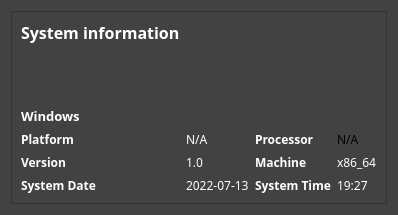
            <widget class="QWidget" name="system_page">
             <property name="styleSheet">
              <string notr="true">background-color: rgb(66, 66, 66);</string>
             </property>
             <layout class="QVBoxLayout" name="verticalLayout_7">
              <item>
               <widget class="QFrame" name="frame_2">
                <property name="frameShape">
                 <enum>QFrame::StyledPanel</enum>
                </property>
                <property name="frameShadow">
                 <enum>QFrame::Raised</enum>
                </property>
                <layout class="QGridLayout" name="gridLayout_3">
                 <item row="4" column="0" alignment="Qt::AlignLeft">
                  <widget class="QLabel" name="label_22">
                   <property name="font">
                    <font>
                     <family>Lucida Sans</family>
                     <weight>75</weight>
                     <bold>true</bold>
                    </font>
                   </property>
                   <property name="text">
                    <string>&lt;html&gt;&lt;head/&gt;&lt;body&gt;&lt;p&gt;&lt;span style=&quot; color:#ffffff;&quot;&gt;System Date&lt;/span&gt;&lt;/p&gt;&lt;/body&gt;&lt;/html&gt;</string>
                   </property>
                  </widget>
                 </item>
                 <item row="4" column="1">
                  <widget class="QLabel" name="system_date">
                   <property name="font">
                    <font>
                     <family>Lucida Sans</family>
                    </font>
                   </property>
                   <property name="text">
                    <string>&lt;html&gt;&lt;head/&gt;&lt;body&gt;&lt;p&gt;&lt;span style=&quot; color:#ffffff;&quot;&gt;2022-07-13&lt;/span&gt;&lt;/p&gt;&lt;/body&gt;&lt;/html&gt;</string>
                   </property>
                  </widget>
                 </item>
                 <item row="4" column="3">
                  <widget class="QLabel" name="system_time">
                   <property name="font">
                    <font>
                     <family>Lucida Sans</family>
                    </font>
                   </property>
                   <property name="text">
                    <string>&lt;html&gt;&lt;head/&gt;&lt;body&gt;&lt;p&gt;&lt;span style=&quot; color:#ffffff;&quot;&gt;19:27&lt;/span&gt;&lt;/p&gt;&lt;/body&gt;&lt;/html&gt;</string>
                   </property>
                  </widget>
                 </item>
                 <item row="1" column="0" alignment="Qt::AlignTop">
                  <widget class="QLabel" name="system_system">
                   <property name="font">
                    <font>
                     <family>Lucida Sans</family>
                     <pointsize>10</pointsize>
                     <weight>75</weight>
                     <bold>true</bold>
                    </font>
                   </property>
                   <property name="text">
                    <string>&lt;html&gt;&lt;head/&gt;&lt;body&gt;&lt;p&gt;&lt;span style=&quot; font-size:10pt; color:#ffffff;&quot;&gt;Windows&lt;/span&gt;&lt;/p&gt;&lt;/body&gt;&lt;/html&gt;</string>
                   </property>
                  </widget>
                 </item>
                 <item row="0" column="0" alignment="Qt::AlignBottom">
                  <widget class="QLabel" name="label_15">
                   <property name="font">
                    <font>
                     <family>Lucida Sans</family>
                     <pointsize>12</pointsize>
                     <weight>75</weight>
                     <bold>true</bold>
                    </font>
                   </property>
                   <property name="text">
                    <string>&lt;html&gt;&lt;head/&gt;&lt;body&gt;&lt;p&gt;&lt;span style=&quot; color:#ffffff;&quot;&gt;System information&lt;/span&gt;&lt;/p&gt;&lt;p&gt;&lt;br/&gt;&lt;/p&gt;&lt;/body&gt;&lt;/html&gt;</string>
                   </property>
                  </widget>
                 </item>
                 <item row="2" column="0" alignment="Qt::AlignLeft">
                  <widget class="QLabel" name="label_14">
                   <property name="font">
                    <font>
                     <family>Lucida Sans</family>
                     <weight>75</weight>
                     <bold>true</bold>
                    </font>
                   </property>
                   <property name="text">
                    <string>&lt;html&gt;&lt;head/&gt;&lt;body&gt;&lt;p&gt;&lt;span style=&quot; color:#ffffff;&quot;&gt;Platform&lt;/span&gt;&lt;/p&gt;&lt;/body&gt;&lt;/html&gt;</string>
                   </property>
                  </widget>
                 </item>
                 <item row="3" column="0" alignment="Qt::AlignLeft">
                  <widget class="QLabel" name="label_17">
                   <property name="font">
                    <font>
                     <family>Lucida Sans</family>
                     <weight>75</weight>
                     <bold>true</bold>
                    </font>
                   </property>
                   <property name="text">
                    <string>&lt;html&gt;&lt;head/&gt;&lt;body&gt;&lt;p&gt;&lt;span style=&quot; color:#ffffff;&quot;&gt;Version&lt;/span&gt;&lt;/p&gt;&lt;/body&gt;&lt;/html&gt;</string>
                   </property>
                  </widget>
                 </item>
                 <item row="4" column="2">
                  <widget class="QLabel" name="label_33">
                   <property name="font">
                    <font>
                     <family>Lucida Sans</family>
                     <weight>75</weight>
                     <bold>true</bold>
                    </font>
                   </property>
                   <property name="text">
                    <string>&lt;html&gt;&lt;head/&gt;&lt;body&gt;&lt;p&gt;&lt;span style=&quot; color:#ffffff;&quot;&gt;System Time&lt;/span&gt;&lt;/p&gt;&lt;/body&gt;&lt;/html&gt;</string>
                   </property>
                  </widget>
                 </item>
                 <item row="3" column="1">
                  <widget class="QLabel" name="system_version">
                   <property name="font">
                    <font>
                     <family>Lucida Sans</family>
                    </font>
                   </property>
                   <property name="text">
                    <string>&lt;html&gt;&lt;head/&gt;&lt;body&gt;&lt;p&gt;&lt;span style=&quot; color:#ffffff;&quot;&gt;1.0&lt;/span&gt;&lt;/p&gt;&lt;/body&gt;&lt;/html&gt;</string>
                   </property>
                  </widget>
                 </item>
                 <item row="3" column="3">
                  <widget class="QLabel" name="system_machine">
                   <property name="font">
                    <font>
                     <family>Lucida Sans</family>
                    </font>
                   </property>
                   <property name="text">
                    <string>&lt;html&gt;&lt;head/&gt;&lt;body&gt;&lt;p&gt;&lt;span style=&quot; color:#ffffff;&quot;&gt;x86_64&lt;/span&gt;&lt;/p&gt;&lt;/body&gt;&lt;/html&gt;</string>
                   </property>
                  </widget>
                 </item>
                 <item row="2" column="2">
                  <widget class="QLabel" name="label_31">
                   <property name="font">
                    <font>
                     <family>Lucida Sans</family>
                     <weight>75</weight>
                     <bold>true</bold>
                    </font>
                   </property>
                   <property name="text">
                    <string>&lt;html&gt;&lt;head/&gt;&lt;body&gt;&lt;p&gt;&lt;span style=&quot; color:#ffffff;&quot;&gt;Processor&lt;/span&gt;&lt;/p&gt;&lt;/body&gt;&lt;/html&gt;</string>
                   </property>
                  </widget>
                 </item>
                 <item row="2" column="1" alignment="Qt::AlignLeft">
                  <widget class="QLabel" name="system_platform">
                   <property name="font">
                    <font>
                     <family>Lucida Sans</family>
                    </font>
                   </property>
                   <property name="text">
                    <string>&lt;html&gt;&lt;head/&gt;&lt;body&gt;&lt;p&gt;&lt;span style=&quot; color:#ffffff;&quot;&gt;N/A&lt;/span&gt;&lt;/p&gt;&lt;/body&gt;&lt;/html&gt;</string>
                   </property>
                  </widget>
                 </item>
                 <item row="3" column="2">
                  <widget class="QLabel" name="label_32">
                   <property name="font">
                    <font>
                     <family>Lucida Sans</family>
                     <weight>75</weight>
                     <bold>true</bold>
                    </font>
                   </property>
                   <property name="text">
                    <string>&lt;html&gt;&lt;head/&gt;&lt;body&gt;&lt;p&gt;&lt;span style=&quot; color:#ffffff;&quot;&gt;Machine&lt;/span&gt;&lt;/p&gt;&lt;/body&gt;&lt;/html&gt;</string>
                   </property>
                  </widget>
                 </item>
                 <item row="2" column="3">
                  <widget class="QLabel" name="system_processor">
                   <property name="font">
                    <font>
                     <family>Lucida Sans</family>
                    </font>
                   </property>
                   <property name="text">
                    <string>N/A</string>
                   </property>
                  </widget>
                 </item>
                </layout>
               </widget>
              </item>
             </layout>
            </widget>
